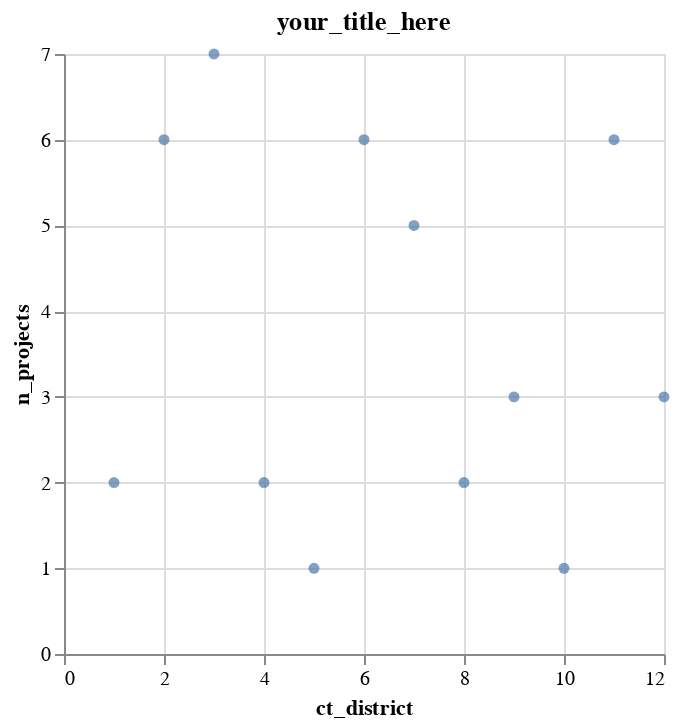

This figure's notebook cell:
### Markdown cell above
### Different Charts
* If you want something that isn't a bar chart, simply swap out `.mark_bar()` for `.mark_line` or `mark_circle`.

### Code cell
alt.Chart(agg1, title="your_title_here").mark_circle().encode(
    x="ct_district", y="n_projects"
)

### Figure 1 — Vega-Lite specification as saved in the notebook (floating-point values rounded to 4 significant figures)
{"config": {"view": {"continuousWidth": 300, "continuousHeight": 300}}, "data": {"name": "data-756c775e03cc235a9956d8343aa07202"}, "mark": {"type": "circle"}, "encoding": {"x": {"field": "ct_district", "type": "quantitative"}, "y": {"field": "n_projects", "type": "quantitative"}}, "title": "your_title_here", "$schema": "https://vega.github.io/schema/vega-lite/v5.14.1.json", "datasets": {"data-756c775e03cc235a9956d8343aa07202": [{"ct_district": 1, "median_score": 69.5, "min_score": 69, "max_score": 70, "n_projects": 2}, {"ct_district": 2, "median_score": 72.5, "min_score": 64, "max_score": 74, "n_projects": 6}, {"ct_district": 3, "median_score": 71.0, "min_score": 62, "max_score": 77, "n_projects": 7}, {"ct_district": 4, "median_score": 66.0, "min_score": 65, "max_score": 67, "n_projects": 2}, {"ct_district": 5, "median_score": 81.0, "min_score": 81, "max_score": 81, "n_projects": 1}, {"ct_district": 6, "median_score": 66.5, "min_score": 57, "max_score": 85, "n_projects": 6}, {"ct_district": 7, "median_score": 76.0, "min_score": 53, "max_score": 86, "n_projects": 5}, {"ct_district": 8, "median_score": 78.5, "min_score": 63, "max_score": 94, "n_projects": 2}, {"ct_district": 9, "median_score": 81.0, "min_score": 48, "max_score": 90, "n_projects": 3}, {"ct_district": 10, "median_score": 80.0, "min_score": 80, "max_score": 80, "n_projects": 1}, {"ct_district": 11, "median_score": 71.0, "min_score": 68, "max_score": 87, "n_projects": 6}, {"ct_district": 12, "median_score": 70.0, "min_score": 65, "max_score": 88, "n_projects": 3}]}}
